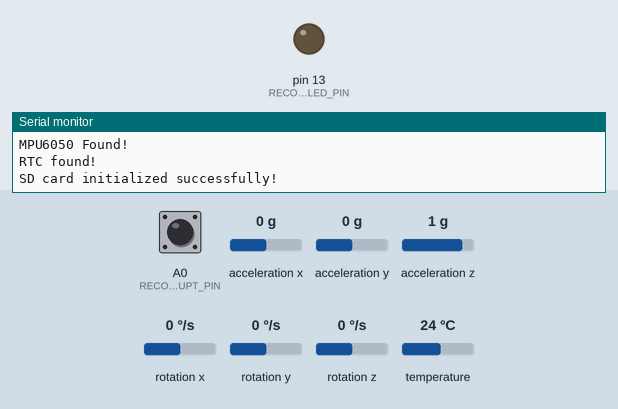
Recording of a program running on a simulated Arduino Uno, built with avr-gcc and run on an emulated ATmega328P. On the bench: output pins drawn as LEDs (lit = HIGH), the last lines printed to the serial monitor. Dashed ring = blinking. The inputs (shaded band) are chosen by the test bench; at power-on: A0 (RECORD_INTERUPT_PIN) HIGH, acceleration x 0 g, acceleration y 0 g, acceleration z 1 g, rotation x 0 °/s, rotation y 0 °/s, rotation z 0 °/s, temperature 24 °C. The local clock reads 2024-03-15 10:24:30 at power-on unless the program sets it; storage starts empty; EEPROM starts erased.

Above: at 1.2 s.
1.3 s: A0 (RECORD_INTERUPT_PIN) pulled LOW for 0.15 s
At 1.9 s:
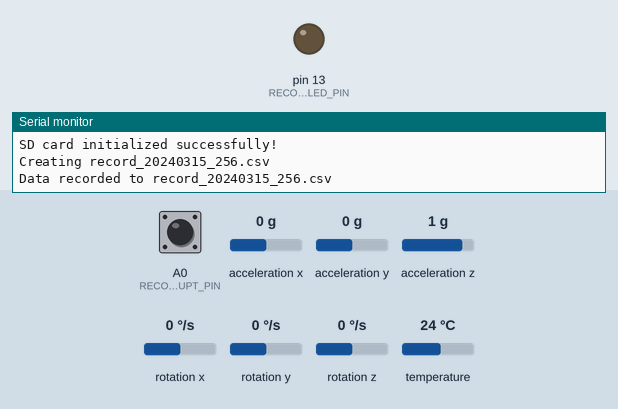
2.9 s: A0 (RECORD_INTERUPT_PIN) driven LOW
At 3.6 s:
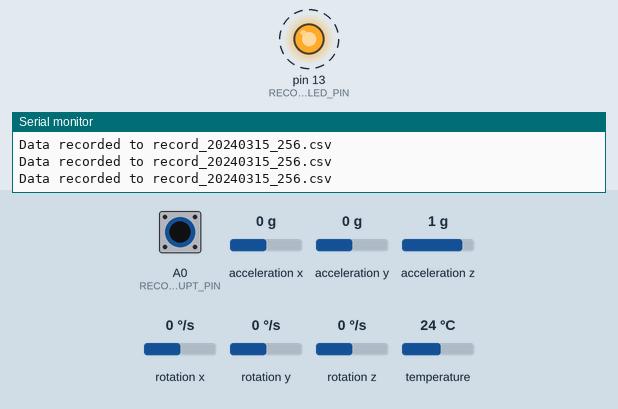
Timing chart, 0 to 58.4 s (numbered marks = the images above; inputs shaded):
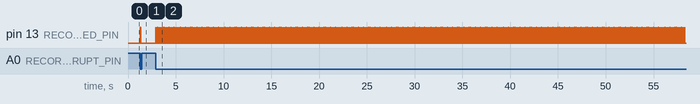

Measured:
- after the input at 1.3 s, pin 13 (RECORD_LED_PIN): LOW → HIGH at once, → LOW 0.03 s later
- after the input at 2.9 s, pin 13 (RECORD_LED_PIN): alternates HIGH for 0.02 s and LOW for 0.15 s, starting at once

The program:

main.cpp
```cpp
#include <Arduino.h> // Comment this if its uploaded using Arduino IDE
#include <Adafruit_Sensor.h>
#include <Adafruit_MPU6050.h>
#include <Wire.h>
#include <RTClib.h>
#include <SD.h>
#include <EEPROM.h>

#define RECORD_INTERUPT_PIN A0 // Pin to trigger data recording, can be changed as needed
#define RECORD_SAMPLING_RATE 150 // This is records per milisecond
#define RECORD_LED_PIN 13 // Pin for the LED to indicate recording status, can be changed as needed

#define RECORD_SEQUENCE_COUNT_ADDRESS 0 // EEPROM address to store the record sequence count
#define RECORD_SEQUENCE_COUNT_MAX 255 // Maximum value for the record sequence count

#define GMT_OFFSET 7 // GMT offset in hours, can be adjusted as needed

#define SD_CS_PIN 10 // Chip select pin for SD card

#define MPU6050_ADDRESS 0x69

Adafruit_MPU6050 mpu;
RTC_DS1307 rtc;

int currentRecordSequence;

String getFilename() {
    DateTime now = rtc.now();
    char buffer[30];
    snprintf(buffer, sizeof(buffer), "record_%04d%02d%02d_%03d.csv",
             now.year(), now.month(), now.day(),
             currentRecordSequence);
    return String(buffer);
}

String getTimestampISO() {
    DateTime now = rtc.now();

    now = now + TimeSpan(GMT_OFFSET * 3600);

    char buffer[25];
    snprintf(buffer, sizeof(buffer), "%04d-%02d-%02dT%02d:%02d:%02d%s",
             now.year(), now.month(), now.day(),
             now.hour(), now.minute(), now.second(),
             (GMT_OFFSET == 0) ? "Z" : "");

    if (GMT_OFFSET != 0) {
        int offsetHours = abs(GMT_OFFSET);
        char offsetBuffer[7];
        snprintf(offsetBuffer, sizeof(offsetBuffer), "%s%02d:00",
                 (GMT_OFFSET > 0) ? "+" : "-", offsetHours);
        return String(buffer) + offsetBuffer;
    }

    return String(buffer);
}

void recordDataToSD(const String& data) {
    File file;
    String filename = getFilename();
    if (!SD.exists(filename)) {
        Serial.print("Creating ");
        Serial.println(filename);
        file = SD.open(filename, FILE_WRITE);
        file.println("Timestamp,AccelX,AccelY,AccelZ,GyroX,GyroY,GyroZ,Temp");
        file.close();
    }
    file = SD.open(filename, FILE_WRITE);
    if (file) {
        file.println(data);
        file.close();
        Serial.print("Data recorded to ");
        Serial.println(filename);
    } else {
        Serial.println("Error opening file for writing");
    }
    file.close();
}

void setup()
{
    // Intialize serial
    Serial.begin(9600);

    // Intialize the MPU6050
    if (!mpu.begin(MPU6050_ADDRESS))
    {
        Serial.println("Failed to find MPU6050 chip");
        while (1)
        {
            delay(10);
        }
    }

    // Set the MPU6050 settings
    mpu.setAccelerometerRange(MPU6050_RANGE_16_G);
    mpu.setGyroRange(MPU6050_RANGE_2000_DEG);
    mpu.setFilterBandwidth(MPU6050_BAND_94_HZ);

    Serial.println("MPU6050 Found!");

    // Inialize RTC
    if (!rtc.begin())
    {
        Serial.println("Couldn't find RTC");
        while (1)
        {
            delay(10);
        }
    } else
    {
        Serial.println("RTC found!");
    }

    if (!rtc.isrunning())
    {
        Serial.println("RTC is NOT running!");
        // Time would be set as the date & time this sketch was compiled
        rtc.adjust(DateTime(F(__DATE__), F(__TIME__)));
    }

    // Intialize SD card
    if (!SD.begin(SD_CS_PIN))
    {
        Serial.println("SD card initialization failed!");
        while (1)
        {
            delay(10);
        }
    }
    else
    {
        Serial.println("SD card initialized successfully!");
    }

    // Update record sequence
    currentRecordSequence = EEPROM.read(RECORD_SEQUENCE_COUNT_ADDRESS);
    if (currentRecordSequence < 0 || currentRecordSequence > RECORD_SEQUENCE_COUNT_MAX)
    {
        currentRecordSequence = 0;
    }
    currentRecordSequence++;
    EEPROM.write(RECORD_SEQUENCE_COUNT_ADDRESS, currentRecordSequence);

    // Set PINs Mode
    pinMode(RECORD_INTERUPT_PIN, INPUT_PULLUP);
    pinMode(RECORD_LED_PIN, OUTPUT);
}

void loop()
{
    if (digitalRead(RECORD_INTERUPT_PIN) == LOW)
    {
        sensors_event_t a, g, temp;
        mpu.getEvent(&a, &g, &temp);

        digitalWrite(RECORD_LED_PIN, HIGH);

        char dataBuffer[100];
        snprintf(dataBuffer, sizeof(dataBuffer), "%s,%.2f,%.2f,%.2f,%.2f,%.2f,%.2f,%.2f",
            getTimestampISO().c_str(),
            a.acceleration.x, a.acceleration.y, a.acceleration.z,
            g.gyro.x, g.gyro.y, g.gyro.z,
            temp.temperature);

        recordDataToSD(String(dataBuffer));

        digitalWrite(RECORD_LED_PIN, LOW);

        delay(RECORD_SAMPLING_RATE);
    }
}
```
